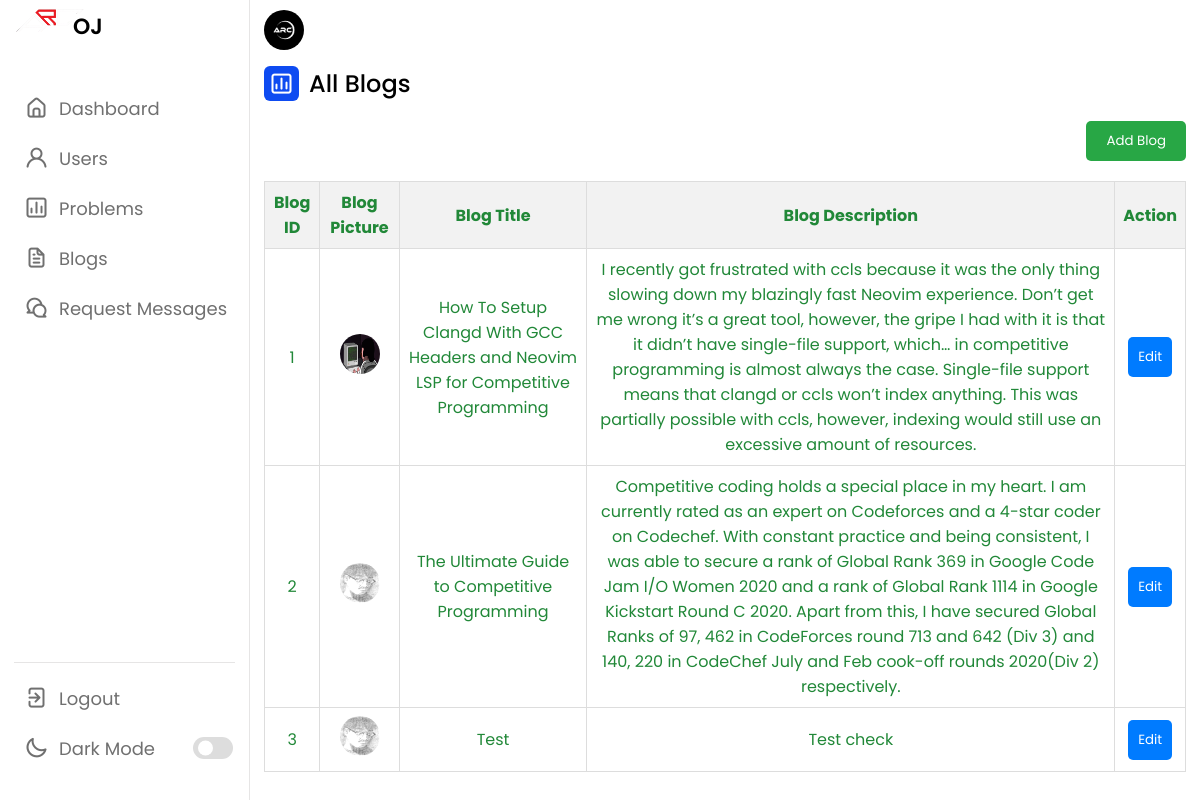
The page /admin_panel/Blog/blog.php on the database its author committed.
### tables this page shows
CREATE TABLE `blog` (
  `blog_id` int(11) NOT NULL,
  `title` text NOT NULL,
  `description` text NOT NULL,
  `image` text NOT NULL
);

### admin_panel/Blog/blog.php (the view, shortened to what this page needs)
<?php
$servername = "localhost";
$username = "root";
$password = "";
$dbname = "arcoj";
$conn = new mysqli($servername, $username, $password, $dbname);
$sql = "SELECT blog_id, title, description, image FROM blog";
$result = $conn->query($sql);
?>
<!DOCTYPE html>
<html lang="en">
<head>
    <link rel="stylesheet" href="style.css">
    <link rel="stylesheet" href="https://unicons.iconscout.com/release/v4.0.0/css/line.css">
</head>
<body>
    <nav>
        <div class="logo-name">
            <div class="logo-image">
                <a href="#" class="logo clr-transition"><img src="../arc-removebg-preview.png" alt="Logo" style="position: absolute; top: 0px; left: 0px; width: 100px; z-index: 10;"></a>
            </div>
            <span class="logo_name">  OJ</span>
        </div>
        <div class="menu-items">
            <ul class="nav-links">
                <li><a href="../index.php"><i class="uil uil-estate"></i><span class="link-name">Dashboard</span></a></li>
                <li><a href="../users/users.php"><i class="uil uil-user"></i><span class="link-name">Users</span></a></li>
                <li><a href="../problems/problems.php"><i class="uil uil-chart"></i><span class="link-name">Problems</span></a></li>
                <li><a href="../Blog/blog.php"><i class="uil uil-file-alt"></i><span class="link-name">Blogs</span></a></li>
                <li><a href="../Contest_request/contest_request.php"><i class="uil uil-comments"></i><span class="link-name">Request Messages</span></a></li>
            </ul>
            <ul class="logout-mode">
                <li><a href="#"><i class="uil uil-signout"></i><span class="link-name">Logout</span></a></li>
                <li class="mode">
                    <a href="#"><i class="uil uil-moon"></i><span class="link-name">Dark Mode</span></a>
                    <div class="mode-toggle"><span class="switch"></span></div>
                </li>
            </ul>
        </div>
    </nav>
    <section class="dashboard">
        <div class="top">
            <img src="../images/arc-admin-logo.jpg" alt="">
        </div>
        <div class="dash-content">
            <div class="activity">
                <div class="title">
                    <i class="uil uil-chart"></i>
                    <span class="text">All Blogs</span>
                </div>
                <div class="container">
                    <div class="header">
                        <button class="add-blog-btn" onclick="showAddBlogForm()">Add Blog</button>
                    </div>
                    <table>
                        <thead>
                            <tr>
                                <th>Blog ID</th>
                                <th>Blog Picture</th>
                                <th>Blog Title</th>
                                <th>Blog Description</th>
                                <th>Action</th>
                            </tr>
                        </thead>
                        <tbody id="blogsTableBody">
                        <?php
                            if ($result->num_rows > 0) {
                                while($row = $result->fetch_assoc()) {
                                    echo "<tr>
                                            <td>" . $row["blog_id"] . "</td>
                                             <td><img src='" . $row["image"] . "' alt='Blog Photo' class='user-photo'></td>
                                            <td>" . $row["title"] . "</td>
                                            <td>" . $row["description"] . "</td>
                                            <td>
                                            <button class='edit-btn' onclick='openEditForm(this)'>Edit</button>
                                            </td>
                                        </tr>";
                                }
                            } else {
                                echo "<tr><td colspan='7'>No problems found</td></tr>";
                            }
                            ?>
                        </tbody>
                    </table>
                </div>
        </div>
    </section>
</body>
</html>

### admin_panel/Blog/style.css (style rules this page uses)
* { margin: 0; padding: 0; box-sizing: border-box; font-family: 'Poppins', sans-serif; }
:root { --primary-color: #0E4BF1; --panel-color: #FFF; --text-color: #000; --black-light-color: #707070; --border-color: #e6e5e5; --toggle-color: #DDD; --box1-color: #4DA3FF; --box2-color: #FFE6AC; --box3-color: #E7D1FC; --title-icon-color: #fff; --tran-05: all 0.5s ease; --tran-03: all 0.3s ease; --tran-03: all 0.2s ease; }
body { min-height: 100vh; background-color: var(--primary-color); }
nav { position: fixed; top: 0; left: 0; height: 100%; width: 250px; padding: 10px 14px; background-color: var(--panel-color); border-right: 1px solid var(--border-color); transition: var(--tran-05); }
nav .logo-name { display: flex; align-items: center; }
nav .logo-image { display: flex; justify-content: center; min-width: 45px; }
nav .logo-image img { width: 40px; object-fit: cover; border-radius: 50%; }
nav .logo-name .logo_name { font-size: 22px; font-weight: 600; color: var(--text-color); margin-left: 14px; transition: var(--tran-05); }
nav .menu-items { margin-top: 40px; height: calc(100% - 90px); display: flex; flex-direction: column; justify-content: space-between; }
.menu-items li { list-style: none; }
.menu-items li a { display: flex; align-items: center; height: 50px; text-decoration: none; position: relative; }
.menu-items li a i { font-size: 24px; min-width: 45px; height: 100%; display: flex; align-items: center; justify-content: center; color: var(--black-light-color); }
.menu-items li a .link-name { font-size: 18px; font-weight: 400; color: var(--black-light-color); transition: var(--tran-05); }
.menu-items .logout-mode { padding-top: 10px; border-top: 1px solid var(--border-color); }
.menu-items .mode { display: flex; align-items: center; white-space: nowrap; }
.menu-items .mode-toggle { position: absolute; right: 14px; height: 50px; min-width: 45px; display: flex; align-items: center; justify-content: center; cursor: pointer; }
.mode-toggle .switch { position: relative; display: inline-block; height: 22px; width: 40px; border-radius: 25px; background-color: var(--toggle-color); }
.switch:before { content: ""; position: absolute; left: 5px; top: 50%; transform: translateY(-50%); height: 15px; width: 15px; background-color: var(--panel-color); border-radius: 50%; transition: var(--tran-03); }
.dashboard { position: relative; left: 250px; background-color: var(--panel-color); min-height: 100vh; width: calc(100% - 250px); padding: 10px 14px; transition: var(--tran-05); }
.dashboard .top { position: fixed; top: 0; left: 250px; display: flex; width: calc(100% - 250px); justify-content: space-between; align-items: center; padding: 10px 14px; background-color: var(--panel-color); transition: var(--tran-05); z-index: 10; }
.top img { width: 40px; border-radius: 50%; }
.dashboard .dash-content { padding-top: 50px; }
.dash-content .title { display: flex; align-items: center; margin: 6px 0 3px 0; }
.dash-content .title i { position: relative; height: 35px; width: 35px; background-color: var(--primary-color); border-radius: 6px; color: var(--title-icon-color); display: flex; align-items: center; justify-content: center; font-size: 24px; }
.dash-content .title .text { font-size: 24px; font-weight: 500; color: var(--text-color); margin-left: 10px; }
.container { width: 100%; margin: 0 auto; }
.header { display: flex; justify-content: flex-end; margin: 20px 0; }
.add-blog-btn { padding: 10px 20px; background-color: #28a745; color: white; border: none; cursor: pointer; border-radius: 5px; }
table { width: 100%; border-collapse: collapse; margin-top: 20px; }
th, td { border: 1px solid #ddd; padding: 8px; text-align: center; color: #218838; }
th { background-color: #f2f2f2; }
img { border-radius: 50%; width: 40px; height: 40px; }
button { padding: 10px; background-color: #007bff; color: white; border: none; cursor: pointer; border-radius: 5px; }

### rows shown on the page
blog: blog_id "1", image (picture), title "How To Setup Clangd With GCC Headers and Neovim LSP for Competitive Programming", description "I recently got frustrated with ccls because it was the only thing slowing down my blazingly fast Neovim experience. Don’t get me wrong it’s a great tool, however, the gripe I had with it is that it didn’t have single-file support, which… in competitive programming is almost always the case. Single-file support means that clangd or ccls won’t index anything. This was partially possible with ccls, however, indexing would still use an excessive amount of resources."
blog: blog_id "2", image (picture), title "The Ultimate Guide to Competitive Programming", description "Competitive coding holds a special place in my heart. I am currently rated as an expert on Codeforces and a 4-star coder on Codechef. With constant practice and being consistent, I was able to secure a rank of Global Rank 369 in Google Code Jam I/O Women 2020 and a rank of Global Rank 1114 in Google Kickstart Round C 2020. Apart from this, I have secured Global Ranks of 97, 462 in CodeForces round 713 and 642 (Div 3) and 140, 220 in CodeChef July and Feb cook-off rounds 2020(Div 2) respectively."
blog: blog_id "3", image (picture), title "Test", description "Test check"
